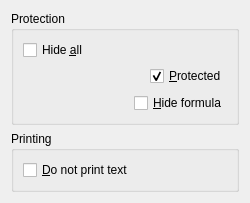
<ui version="4.0" >
 <author>The KCells Team &lt;koffice-devel@kde.org></author>
 <comment>This file is part of the KDE project
Copyright (C) 2006 The KCells Team &lt;koffice-devel@kde.org>

This library is free software; you can redistribute it and/or
modify it under the terms of the GNU Library General Public
License as published by the Free Software Foundation; either
version 2 of the License, or (at your option) any later version.

This library is distributed in the hope that it will be useful,
but WITHOUT ANY WARRANTY; without even the implied warranty of
MERCHANTABILITY or FITNESS FOR A PARTICULAR PURPOSE.  See the
GNU Library General Public License for more details.

You should have received a copy of the GNU Library General Public
License along with this library; see the file COPYING.LIB.  If not,
write to the Free Software Foundation, Inc., 51 Franklin Street,
Fifth Floor, Boston, MA 02110-1301, USA.</comment>
 <class>ProtectionWidget</class>
 <widget class="QWidget" name="ProtectionWidget" >
  <property name="geometry" >
   <rect>
    <x>0</x>
    <y>0</y>
    <width>250</width>
    <height>203</height>
   </rect>
  </property>
  <property name="whatsThis" >
   <string>This tab enables you to set KCCell Protection. All cells are protected by default (that means cell content cannot be changed) and for the cell protection to be active you also need to protect the sheet using the Tools -> Protect Document -> Protect KCSheet... menu and to provide a password.
You can also hide the cell formula in order to protect the way you calculate the formula. This also needs to enable sheet protection to work.
You can hide the cell content with Hide all and again this needs sheet protection.
You can learn more about all these settings in the User Manual in the Advanced KCells chapter.</string>
  </property>
  <layout class="QGridLayout" >
   <item row="1" column="0" >
    <widget class="QGroupBox" name="groupBox2" >
     <property name="title" >
      <string>Printing</string>
     </property>
     <layout class="QGridLayout" >
      <item row="0" column="0" >
       <widget class="QCheckBox" name="m_bDontPrint" >
        <property name="whatsThis" >
         <string>If checked, the content of the cell will not be printed. If this is not checked (default), the cell content will be printed.
Note that you can print it even if the cell is protected</string>
        </property>
        <property name="text" >
         <string>&amp;Do not print text</string>
        </property>
       </widget>
      </item>
     </layout>
    </widget>
   </item>
   <item row="0" column="0" >
    <widget class="QGroupBox" name="groupBox1" >
     <property name="title" >
      <string>Protection</string>
     </property>
     <layout class="QGridLayout" >
      <item row="0" column="0" >
       <layout class="QVBoxLayout" >
        <item>
         <widget class="QCheckBox" name="m_bHideAll" >
          <property name="whatsThis" >
           <string>This hides the cell content and works only when the sheet is protected. Whether the cell itself is protected or not does not matter.</string>
          </property>
          <property name="text" >
           <string>Hide &amp;all</string>
          </property>
         </widget>
        </item>
        <item>
         <layout class="QHBoxLayout" >
          <item>
           <spacer>
            <property name="orientation" >
             <enum>Qt::Horizontal</enum>
            </property>
            <property name="sizeType" >
             <enum>QSizePolicy::Expanding</enum>
            </property>
            <property name="sizeHint" >
             <size>
              <width>30</width>
              <height>21</height>
             </size>
            </property>
           </spacer>
          </item>
          <item>
           <widget class="QCheckBox" name="m_bIsProtected" >
            <property name="whatsThis" >
             <string>If checked, the cell content will be protected. This is the default behavior. You need to protect the whole sheet using the Tools->Protect document->Protect KCSheet... menu option for this individual cell protection to work. See the manual for more details in the Advanced KCells chapter. When a cell is protected, its content cannot be changed.</string>
            </property>
            <property name="text" >
             <string>&amp;Protected</string>
            </property>
            <property name="checked" >
             <bool>true</bool>
            </property>
           </widget>
          </item>
         </layout>
        </item>
        <item>
         <layout class="QHBoxLayout" >
          <item>
           <spacer>
            <property name="orientation" >
             <enum>Qt::Horizontal</enum>
            </property>
            <property name="sizeType" >
             <enum>QSizePolicy::Expanding</enum>
            </property>
            <property name="sizeHint" >
             <size>
              <width>30</width>
              <height>20</height>
             </size>
            </property>
           </spacer>
          </item>
          <item>
           <widget class="QCheckBox" name="m_bHideFormula" >
            <property name="whatsThis" >
             <string>When this is checked, the cell is still visible. However, its contents do not appear in the KCFormula bar. Hiding formula is only working for cells that contain formulae so the user cannot view the formula. And the sheet must be protected for this to work.</string>
            </property>
            <property name="text" >
             <string>&amp;Hide formula</string>
            </property>
           </widget>
          </item>
         </layout>
        </item>
       </layout>
      </item>
     </layout>
    </widget>
   </item>
   <item row="2" column="0" >
    <spacer>
     <property name="orientation" >
      <enum>Qt::Vertical</enum>
     </property>
     <property name="sizeType" >
      <enum>QSizePolicy::Expanding</enum>
     </property>
     <property name="sizeHint" >
      <size>
       <width>20</width>
       <height>20</height>
      </size>
     </property>
    </spacer>
   </item>
  </layout>
 </widget>
 <layoutfunction spacing="KDialog::spacingHint" margin="KDialog::marginHint" />
  <tabstops>
  <tabstop>m_bHideAll</tabstop>
  <tabstop>m_bIsProtected</tabstop>
  <tabstop>m_bHideFormula</tabstop>
  <tabstop>m_bDontPrint</tabstop>
 </tabstops>
 <includes>
  <include location="global" >kdialog.h</include>
 </includes>
 <resources/>
 <connections/>
</ui>
